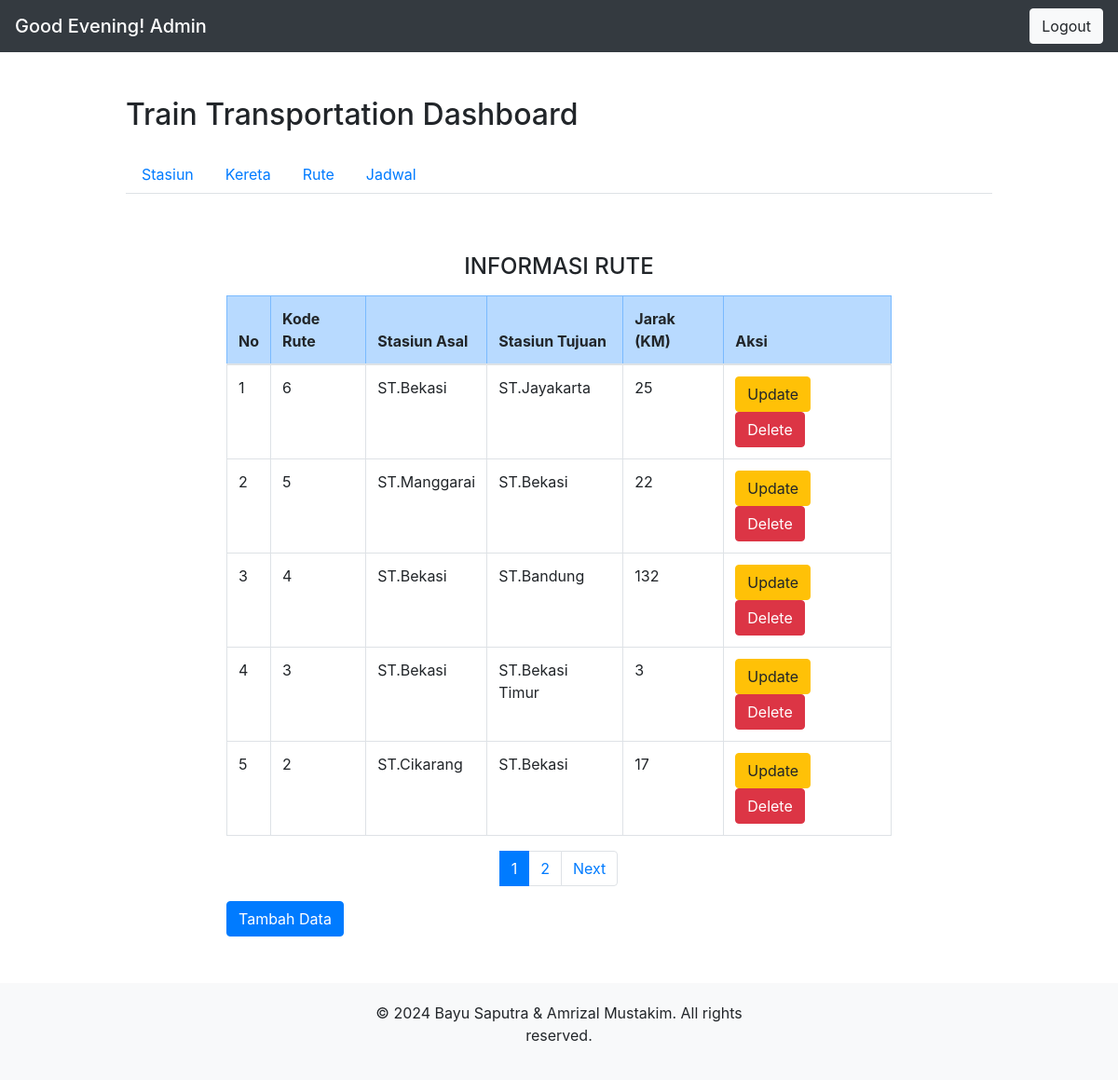
The page /rute.php (signed in) on the database its author committed.
### tables this page shows
CREATE TABLE `rute` (
  `Kode_Rute` int(11) NOT NULL,
  `Kode_Stasiun_Asal` int(11) NOT NULL,
  `Kode_Stasiun_Tujuan` int(11) NOT NULL,
  `Jarak_KM` float NOT NULL
);

CREATE TABLE `stasiun` (
  `Kode_Stasiun` int(11) NOT NULL,
  `Nama_Stasiun` varchar(255) NOT NULL,
  `Lokasi` varchar(255) NOT NULL
);

### rute.php (the view, shortened to what this page needs)
<?php
include "db.php";
include "dashboard.php";
$limit = 5;
$page = isset($_GET['page']) ? $_GET['page'] : 1;
$start = ($page - 1) * $limit;
$sql = "SELECT r.*, sa.Nama_Stasiun AS Stasiun_Asal, st.Nama_Stasiun AS Stasiun_Tujuan
        FROM Rute r
        INNER JOIN Stasiun sa ON r.Kode_Stasiun_Asal = sa.Kode_Stasiun
        INNER JOIN Stasiun st ON r.Kode_Stasiun_Tujuan = st.Kode_Stasiun
        ORDER BY r.Kode_Rute DESC LIMIT $start, $limit";
$result = mysqli_query($kon, $sql);
$no = $start;
?>
<!DOCTYPE html>
<html>
<head>
    <link rel="stylesheet" href="style_index.css">
</head>
<body>
    <div class="container">
        <br>
        <div class="container">
            <br>
            <h4>
                <center>INFORMASI RUTE</center>
            </h4>
            <table class="my-3 table table-bordered">
                <thead>
                    <tr class="table-primary">
                        <th>No</th>
                        <th>Kode Rute</th>
                        <th>Stasiun Asal</th>
                        <th>Stasiun Tujuan</th>
                        <th>Jarak (KM)</th>
                        <th colspan='2'>Aksi</th>
                    </tr>
                </thead>
                <tbody>
                    <?php
                    while ($data = mysqli_fetch_array($result)) {
                        $no++;
                    ?>
                        <tr>
                            <td><?php echo $no; ?></td>
                            <td><?php echo $data['Kode_Rute']; ?></td>
                            <td><?php echo $data['Stasiun_Asal']; ?></td>
                            <td><?php echo $data['Stasiun_Tujuan']; ?></td>
                            <td><?php echo $data['Jarak_KM']; ?></td>
                            <td>
                                <a href="update_rute.php?kode_rute=<?php echo $data['Kode_Rute']; ?>" class="btn btn-warning" role="button">Update</a>
                                <a href="?delete_id=<?php echo $data['Kode_Rute']; ?>" class="btn btn-danger" role="button">Delete</a>
                            </td>
                        </tr>
                    <?php
                    }
                    ?>
                </tbody>
            </table>
            <ul class="pagination justify-content-center">
                <?php
                $total_records = mysqli_num_rows(mysqli_query($kon, "SELECT * FROM Rute"));
                $total_pages = ceil($total_records / $limit);
                for ($i = 1; $i <= $total_pages; $i++) {
                    echo "<li class='page-item " . ($page == $i ? 'active' : '') . "'><a class='page-link' href='?page=$i'>$i</a></li>";
                }
                echo "<li class='page-item'>";
                if ($page < $total_pages) {
                    echo "<a class='page-link' href='?page=" . ($page + 1) . "'>Next</a>";
                }
                echo "</li>";
                ?>
            </ul>
            <div class="btn-group" role="group" aria-label="Basic example">
                <a href="create_rute.php" class="btn btn-primary" role="button">Tambah Data</a>
            </div>
        </div>
    </div>
    <?php include 'footer.php'; ?>
</body>
</html>

### rute.php (style rules this page uses)
body { margin: 0; padding: 0; min-height: 100vh; display: flex; flex-direction: column; }
.container { width: 80%; margin: auto; }

### rows shown on the page
rute: Kode_Rute "6", Kode_Stasiun_Asal.Nama_Stasiun "ST.Bekasi", Kode_Stasiun_Tujuan.Nama_Stasiun "ST.Jayakarta", Jarak_KM "25"
rute: Kode_Rute "5", Kode_Stasiun_Asal.Nama_Stasiun "ST.Manggarai", Kode_Stasiun_Tujuan.Nama_Stasiun "ST.Bekasi", Jarak_KM "22"
rute: Kode_Rute "4", Kode_Stasiun_Asal.Nama_Stasiun "ST.Bekasi", Kode_Stasiun_Tujuan.Nama_Stasiun "ST.Bandung", Jarak_KM "132"
rute: Kode_Rute "3", Kode_Stasiun_Asal.Nama_Stasiun "ST.Bekasi", Kode_Stasiun_Tujuan.Nama_Stasiun "ST.Bekasi Timur", Jarak_KM "3"
rute: Kode_Rute "2", Kode_Stasiun_Asal.Nama_Stasiun "ST.Cikarang", Kode_Stasiun_Tujuan.Nama_Stasiun "ST.Bekasi", Jarak_KM "17"

### other values the page prints
$greeting "Good Evening"
$_SESSION['session_username'] "Admin"
